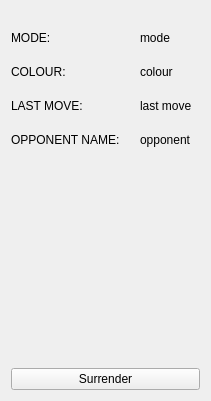
  <widget class="QWidget" name="verticalLayoutWidget">
   <property name="geometry">
    <rect>
     <x>10</x>
     <y>20</y>
     <width>211</width>
     <height>401</height>
    </rect>
   </property>
   <layout class="QVBoxLayout" name="verticalLayout_2">
    <item>
     <layout class="QFormLayout" name="formLayout_4">
      <property name="horizontalSpacing">
       <number>20</number>
      </property>
      <property name="verticalSpacing">
       <number>20</number>
      </property>
      <property name="topMargin">
       <number>20</number>
      </property>
      <property name="bottomMargin">
       <number>20</number>
      </property>
      <item row="0" column="0">
       <widget class="QLabel" name="modeLabel">
        <property name="text">
         <string>&lt;html&gt;&lt;head/&gt;&lt;body&gt;&lt;p&gt;MODE:&lt;/p&gt;&lt;/body&gt;&lt;/html&gt;</string>
        </property>
       </widget>
      </item>
      <item row="0" column="1">
       <widget class="QLabel" name="chgModeLabel">
        <property name="text">
         <string>mode</string>
        </property>
       </widget>
      </item>
      <item row="1" column="0">
       <widget class="QLabel" name="colourLabel">
        <property name="text">
         <string>&lt;html&gt;&lt;head/&gt;&lt;body&gt;&lt;p&gt;COLOUR:&lt;/p&gt;&lt;/body&gt;&lt;/html&gt;</string>
        </property>
       </widget>
      </item>
      <item row="1" column="1">
       <widget class="QLabel" name="chgColourLabel">
        <property name="text">
         <string>colour</string>
        </property>
       </widget>
      </item>
      <item row="2" column="0">
       <widget class="QLabel" name="lastMoveLabel">
        <property name="enabled">
         <bool>true</bool>
        </property>
        <property name="text">
         <string>LAST MOVE:</string>
        </property>
       </widget>
      </item>
      <item row="2" column="1">
       <widget class="QLabel" name="chgLastMoveLabel">
        <property name="enabled">
         <bool>true</bool>
        </property>
        <property name="text">
         <string>last move</string>
        </property>
       </widget>
      </item>
      <item row="3" column="0">
       <widget class="QLabel" name="opponentNameLabel">
        <property name="enabled">
         <bool>true</bool>
        </property>
        <property name="text">
         <string>OPPONENT NAME:</string>
        </property>
       </widget>
      </item>
      <item row="3" column="1">
       <widget class="QLabel" name="chgOpponentNameLabel">
        <property name="enabled">
         <bool>true</bool>
        </property>
        <property name="text">
         <string>opponent</string>
        </property>
       </widget>
      </item>
     </layout>
    </item>
    <item>
     <widget class="QPushButton" name="surrendButton">
      <property name="text">
       <string>Surrender</string>
      </property>
     </widget>
    </item>
   </layout>
  </widget>
